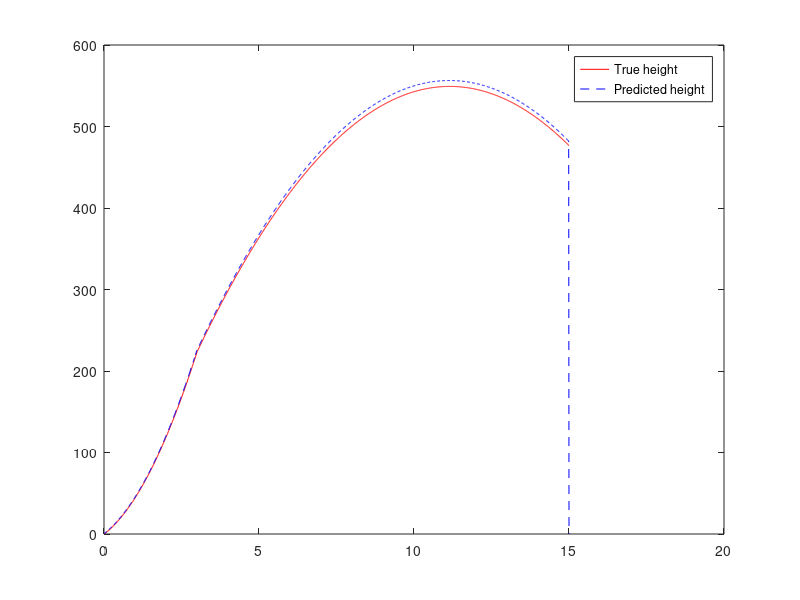

Write MATLAB code to recreate this figure.
%% Kalman Filter Design 1 - USST
%{
Description: 

This Kalman Filter is an attempt to estimate and track the
altitude of a model rocket over time using simulated barometric pressure
measurements.

The filter uses a 1D constant acceleration motion model to describe the
vertical dynamics. Its state vector consists of three variables: altitude,
vertical velocity, and vertical acceleration.

The prediction step propagates the estimated state forward in time using
the equations of motion. The correction step incorporates altitude
measurements derived from barometric pressure using the International
Standard Atmosphere (ISA) barometric equation.

Measurement noise is introduced to simulate imperfections in the pressure
sensor. The KF then combines the predicted state with the measured altitude
to produce a smoothed altitude estimate.

The KF currently has constant quantization noise. Future addition is to
randomize this noise and observe the behavior of the filter.

For reference equations and theory, refer to: 
https://kalmanfilter.net/multiSummary.html
%}
close all;
clear;
clc;

%% 1 Dimensional KF

%{
Motion Equations:
    a_{t + ∆t} = a_t 
    v_{t + ∆t} = v_t + a_t * ∆t    
    h_{t + ∆t}  = h_t + v_t * ∆t + a_t * (∆t^2)/2
Pressure Equations:
    P = P_0 * (1 - (h * L / T_0)) ^ (g * M / (R * L))
    h = (T_0 / L) * ((P / P_0) ^ -(R * L / (g * M)) - 1)
%}


%%%%%%%%%%%%%
% Variables %
%%%%%%%%%%%%%

% Time Vector
%------------
Tf = 15;        % Stop Time
Ts = 0;         % Start Time
dt = 1e-2;      % Time Step
t = Ts:dt:Tf;
N = length(t);

% Natural
%--------
g = 9.80665;    % Gravity - m/s^2
T0 = 288.15;    % Sea Level Temp (Ideal 288.15 K) - K
P0 = 101325;    % Sea Level Pressure (Ideal 101.325 kPa) - Pa
L = 6.5e-3;     % Lapse Rate (Ideal 6.5 C/km) - K/m
M = 0.0289644;  % Molar Mass of Air (Ideal) - kg/mol
R = 8.31446;    % Gas Constant (Ideal) - J/(mol*K)

% Generation Rocket SIM
%----------------------
h_true = zeros(size(t));    % Height
v_true = zeros(size(t));    % Velocity
a_true = zeros(size(t));    % Acceleration

for k = 2:length(t)
    if t(k) < 3
        a_true(k) = 30; % thrust phase --> ~3 seconds of acceleration
    else
        a_true(k) = -g; % gravity only
    end

    v_true(k) = v_true(k-1) + a_true(k-1)*dt;
    h_true(k) = h_true(k-1) + v_true(k-1)*dt + a_true(k-1)*dt;
end

%{

% Plot Test Data
%---------------
[y, x] = max(h_true);   % Max Height

subplot(3, 1, 1);
title("Height vs Time");
plot(t, h_true);
xlabel("Time (s)");
ylabel("Height (m)");
grid on;

subplot(3, 1, 2);
title("Velocity vs Time");
plot(t, v_true);
xlabel("Time (s)");
ylabel("Velocity (m/s)");
grid on;

subplot(3, 1, 3);
title("Acceleration vs Time");
plot(t, a_true);
xlabel("Time (s)");
ylabel("Acceleration (m/s^2)");
grid on;

figure();
title("Test Data");
plot(t, h_true, "-r");
hold on;
plot(t, v_true, "--b");
plot(t, a_true, "-.m");
plot(t(x), y, "ok");
xlabel("Time (s)");
ylabel("Amplitude");
legend("Height", "Velocity", "Acceleration", ...
    sprintf("Max Height = %.2f", y), 'Location', 'northwest');
grid on;
%}


%%%%%%%%%%%%%%%%%
% Kalman Filter %
%%%%%%%%%%%%%%%%%

% Functions
%----------
Motion = @(x)[
    x(1) + x(2)*dt + 0.5*x(3)*dt^2;
    x(2) + x(3)*dt;
    x(3)];
Ptoh = @(P) (T0 / L) * ((P ./ P0).^-(R * L / (g * M)) - 1);

% Filter Variables
%-----------------
x0 = [0; 0; 0];  % x(1) - Height, x(2) - Velocity, x(3) - Acceleration
p0 = 8;     % Covariance - Pressure to Amplitude error
q = 0.3;    % Quntization Noise
r0 = 0.09;  % Measurment Variance - Quantization Noise Squared

x_pred = zeros(3, N);
x_update = zeros(3, N);
p_pred = zeros(size(t));
p_update = zeros(size(t));
K = 0;

x_pred(:, 1) = x0;
p_pred(1) = p0;
P_meas = P0 * (1 - (h_true * L / T0)).^(g * M / (R * L));
h_meas = Ptoh(P_meas) + q;

% Filter Loop
%------------
for k = 2:length(t)
    % Measure
    z = h_meas(k);

    % Update
    K = p_pred(k-1) / (p_pred(k-1) + r0);
    x_update(:, k-1) = x_pred(:, k-1) + K*(z - x_pred(:, k-1));
    p_update(k-1) = (1 - K)*p_pred(k-1);
    
    % Predict
    x_pred(:, k) = Motion(x_update(:, k-1));
    p_pred(k) = p_pred(k-1);
end

plot(t, h_true, "-r");
hold on;
plot(t, x_update(1, :), "--b")
legend("True height", "Predicted height");
